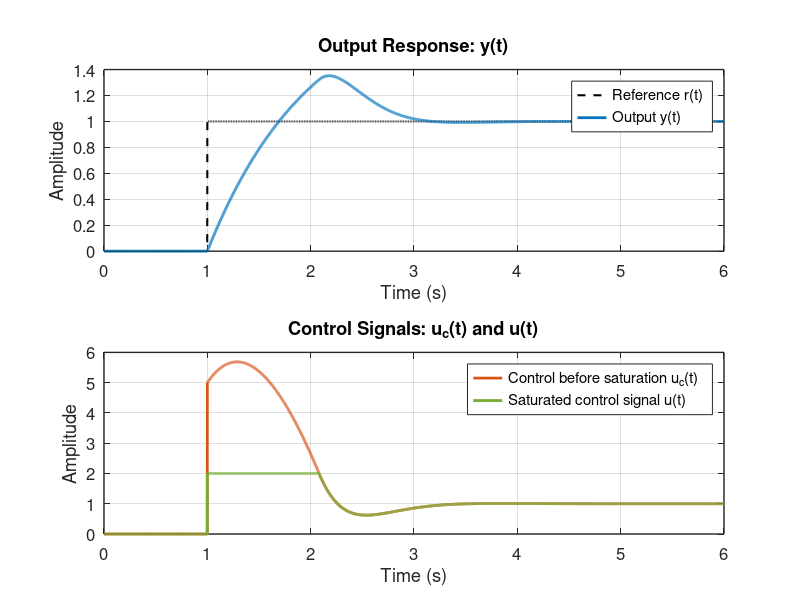
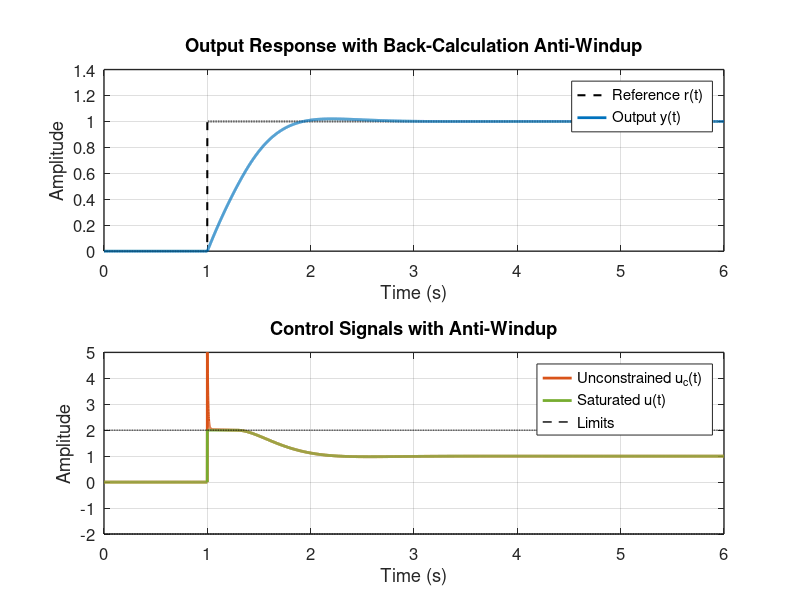
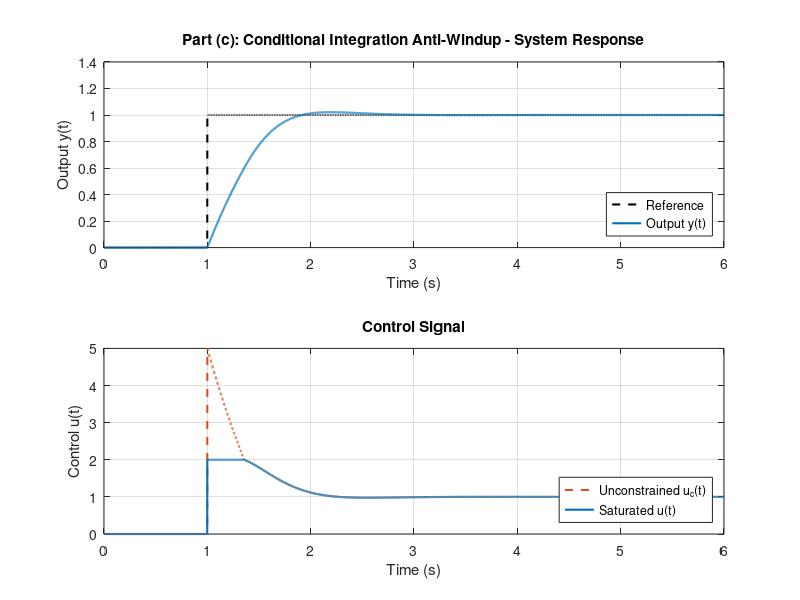

Write MATLAB code to recreate these figures, in order.
dt = 0.001;
t = 0:dt:6;
r = double(t >= 1);

Kp = 5;
Ki = 15;

y = zeros(size(t));
uc = zeros(size(t));
u = zeros(size(t));

integral_e = 0;

for i = 1:length(t)-1
    e = r(i) - y(i);
    
    uc(i) = Kp * e + Ki * integral_e;
    
    if uc(i) > 2
        u(i) = 2;
    elseif uc(i) < -2
        u(i) = -2;
    else
        u(i) = uc(i);
    end
    
    y(i+1) = y(i) + dt * (-y(i) + u(i));
    
    integral_e = integral_e + dt * e;
end

e = r(end) - y(end);
uc(end) = Kp * e + Ki * integral_e;
u(end) = max(-2, min(2, uc(end)));

figure('Color', 'w', 'Position', [100, 100, 800, 600]);

subplot(2,1,1);
plot(t, r, 'k--', 'LineWidth', 1.5);
hold on;
plot(t, y, 'Color', [0, 0.4470, 0.7410], 'LineWidth', 2);
grid on;
set(gca, 'FontSize', 12, 'LineWidth', 1);
title('Output Response: y(t)');
xlabel('Time (s)');
ylabel('Amplitude');
legend('Reference r(t)', 'Output y(t)', 'Location', 'best');

subplot(2,1,2);
plot(t, uc, 'Color', [0.8500, 0.3250, 0.0980], 'LineWidth', 2);
hold on;
plot(t, u, 'Color', [0.4660, 0.6740, 0.1880], 'LineWidth', 2);
grid on;
set(gca, 'FontSize', 12, 'LineWidth', 1);
title('Control Signals: u_c(t) and u(t)');
xlabel('Time (s)');
ylabel('Amplitude');
legend('Control before saturation u_c(t)', 'Saturated control signal u(t)', 'Location', 'best');



% b : 

N = length(t); 
kaw = 10; 
u_max = 2;

y_aw = zeros(1, N);
uc_aw = zeros(1, N);
u_aw = zeros(1, N);

xP_aw = 0; 
xI_aw = 0; 

for i = 1:N-1
    e = r(i) - y_aw(i);
    
    uc_aw(i) = Kp * e + Ki * xI_aw;
    
    if uc_aw(i) > u_max
        u_aw(i) = u_max;
    elseif uc_aw(i) < -u_max
        u_aw(i) = -u_max;
    else
        u_aw(i) = uc_aw(i);
    end
    
    % Plant: y_dot = -y + u -> Euler integration
    dxP = -xP_aw + u_aw(i);
    xP_aw = xP_aw + dxP * dt;
    y_aw(i+1) = xP_aw;
    
    dxI = e + kaw * (u_aw(i) - uc_aw(i));
    xI_aw = xI_aw + dxI * dt;
end

e = r(N) - y_aw(N);
uc_aw(N) = Kp * e + Ki * xI_aw;
if uc_aw(N) > u_max
    u_aw(N) = u_max;
elseif uc_aw(N) < -u_max
    u_aw(N) = -u_max;
else
    u_aw(N) = uc_aw(N);
end

figure('Color', 'w', 'Position', [150, 150, 800, 600]);

subplot(2,1,1);
plot(t, r, 'k--', 'LineWidth', 1.5); hold on;
plot(t, y_aw, 'Color', [0, 0.4470, 0.7410], 'LineWidth', 2);
grid on;
set(gca, 'FontSize', 12, 'LineWidth', 1);
title('Output Response with Back-Calculation Anti-Windup');
xlabel('Time (s)');
ylabel('Amplitude');
legend('Reference r(t)', 'Output y(t)', 'Location', 'best');

subplot(2,1,2);
plot(t, uc_aw, 'Color', [0.8500, 0.3250, 0.0980], 'LineWidth', 2); hold on;
plot(t, u_aw, 'Color', [0.4660, 0.6740, 0.1880], 'LineWidth', 2);
plot(t, u_max*ones(size(t)), 'k--', 'LineWidth', 1);
plot(t, -u_max*ones(size(t)), 'k--', 'LineWidth', 1);
grid on;
set(gca, 'FontSize', 12, 'LineWidth', 1);
title('Control Signals with Anti-Windup');
xlabel('Time (s)');
ylabel('Amplitude');
legend('Unconstrained u_c(t)', 'Saturated u(t)', 'Limits', 'Location', 'best');



% c : 

x_I_c = zeros(1, N); 
y_c = zeros(1, N);   
x_P_c = zeros(1, N); 
u_c_unconstrained = zeros(1, N); 
u_c_sat = zeros(1, N); 

for k = 1:N-1
    %error
    e = r(k) - y_c(k);
  
    u_c_unconstrained(k) = Kp * e + Ki * x_I_c(k);
    % actuator saturation

    u_c_sat(k) = max(-u_max, min(u_max, u_c_unconstrained(k)));
    
    % condition 
    if (u_c_sat(k) == u_max && e > 0) || (u_c_sat(k) == -u_max && e < 0)
        x_I_dot = 0; 
    else
        x_I_dot = e; 
    end
    x_I_c(k+1) = x_I_c(k) + dt * x_I_dot;
   
    x_P_dot = -x_P_c(k) + u_c_sat(k);
    

    x_P_c(k+1) = x_P_c(k) + dt * x_P_dot;
    y_c(k+1) = x_P_c(k+1);
end

e_last = r(N) - y_c(N);
u_c_unconstrained(N) = Kp * e_last + Ki * x_I_c(N);
u_c_sat(N) = max(-u_max, min(u_max, u_c_unconstrained(N)));

% plot
figure;
subplot(2,1,1);
plot(t, r, 'k--', 'LineWidth', 1.5); hold on;
plot(t, y_c, 'Color', [0 0.4470 0.7410], 'LineWidth', 1.5);
title('Part (c): Conditional Integration Anti-Windup - System Response');
xlabel('Time (s)');
ylabel('Output y(t)');
legend('Reference', 'Output y(t)', 'Location', 'SouthEast');
grid on;

subplot(2,1,2);
plot(t, u_c_unconstrained, 'Color', [0.8500 0.3250 0.0980], 'LineStyle', '--', 'LineWidth', 1.5); hold on;
plot(t, u_c_sat, 'Color', [0 0.4470 0.7410], 'LineWidth', 1.5);
title('Control Signal');
xlabel('Time (s)');
ylabel('Control u(t)');
legend('Unconstrained u_c(t)', 'Saturated u(t)', 'Location', 'SouthEast');
grid on;
